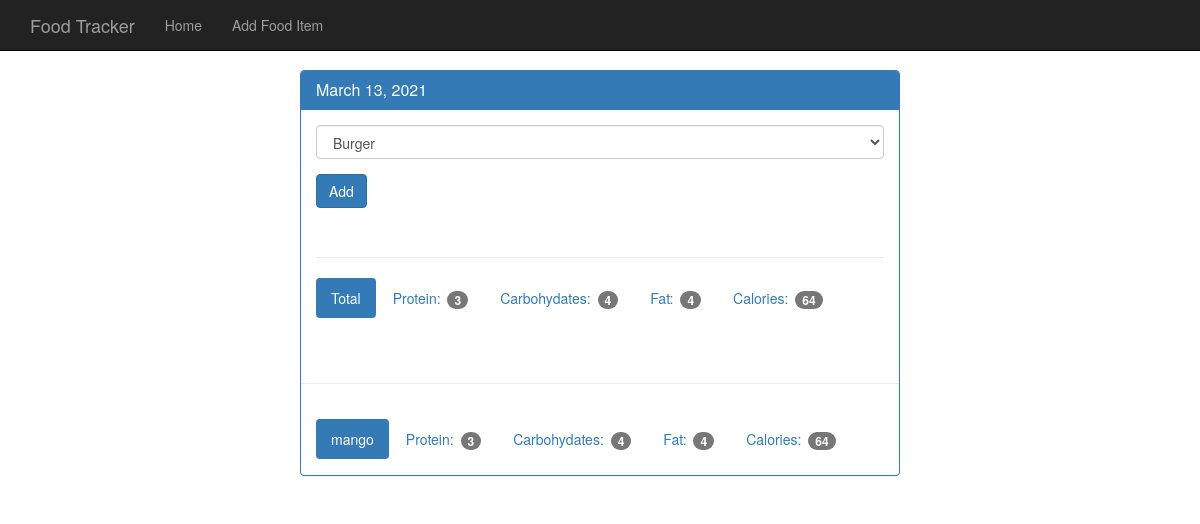
Page /view/20210313 on the committed database.
### tables this page shows
CREATE TABLE food (
  id integer primary key autoincrement,
  name text not null,
  protein integer not null,
  carbohydrate integer not null,
  fat integer not null,
  calories integer not null
);

### app.py (the view)
@app.route('/view/<date>', methods=['GET', 'POST'])
def view(date):
    try:
        db = get_db()
        cur = db.execute('select id, entry_date from log_date where entry_date = ?', [date])
        date_result = cur.fetchone()
        if request.method == 'POST':
            db.execute('insert into food_date (food_id,log_date_id) values (?,?)',[request.form['food-select'],date_result['id']])
            db.commit()
        d = datetime.strptime(str(date_result['entry_date']), '%Y%m%d')
        pretty_date = datetime.strftime(d, '%B %d, %Y')
        food_cur = db.execute('select id, name from food')
        food_results = food_cur.fetchall()
        log_cur = db.execute('select food.name, food.protein, food.carbohydrate, food.fat, food.calories from log_date join food_date on food_date.log_date_id = log_date.id join food on food.id = food_date.food_id where log_date.entry_date = ?', [date])
        log_results = log_cur.fetchall()
        totals = {}
        totals['protein'] = 0
        totals['carbohydrate'] = 0
        totals['fat'] = 0
        totals['calories'] = 0
        for food in log_results:
            totals['protein'] += food['protein']
            totals['carbohydrate'] += food['carbohydrate']
            totals['fat'] += food['fat']
            totals['calories'] += food['calories']
        return render_template('day.html', entry_date= date_result['entry_date'] ,pretty_date=pretty_date,\
         food_results=food_results,log_results=log_results,totals=totals)
    except Exception as e:
        return "<h1>Error Ocuured : {} </h1>".format(e)

### database.py (called while the page is built)
def connect_db():
    sql = sqlite3.connect('food_log2.db')
    sql.row_factory = sqlite3.Row
    return sql

def get_db():
    if not hasattr(g,'sqlite_db'):
        g.sqlite_db = connect_db()
    return g.sqlite_db

### templates/day.html
{% extends "base.html" %}
{% block body %}
  <body>
    <nav class="navbar navbar-inverse navbar-fixed-top">
      <div class="container">
        <div class="navbar-header">
          <a class="navbar-brand" href="{{ url_for('index') }}">Food Tracker</a>
        </div>
        <div id="navbar" class="navbar-collapse collapse">
          <ul class="nav navbar-nav">
            <li><a href="{{url_for('index')}}">Home</a></li>
            <li><a href="{{url_for('food')}}">Add Food Item</a></li>
          </ul>
        </div>
      </div>
    </nav>
    <div class="container theme-showcase col-sm-6 col-sm-offset-3" role="main">
      <div class="row">
        <div>
          <div class="panel panel-primary">
            <div class="panel-heading">
              <h3 class="panel-title">{{ pretty_date }}</h3>
            </div>
            <div class="panel-body">
              <form method="POST" action="{{ url_for('view',date=entry_date) }}">
                <div class="form-group">
                  <select class="form-control" name="food-select">
                    {% for food in food_results %}
                    <option value={{food.id}}>{{ food.name }}</option>
                    {% endfor %}
                  </select>
                </div>
                <button type="submit" class="btn btn-primary">Add</button>
              </form>
              <div class="page-header"></div>
              <ul class="nav nav-pills" role="tablist">
                <li class="active"><a>Total</a></li>
                <li><a>Protein: <span class="badge">{{totals.protein}}</span></a></li>
                <li><a>Carbohydates: <span class="badge">{{totals.carbohydrate}}</span></a></li>
                <li><a>Fat: <span class="badge">{{totals.fat}}</span></a></li>
                <li><a>Calories: <span class="badge">{{totals.calories}}</span></a></li>
              </ul>
            </div>
            <div class="page-header"></div>
            {% for food in log_results %}
            <div class="panel-body">
                <ul class="nav nav-pills" role="tablist">
                <li class="active"><a>{{food.name}}</a></li>
                <li><a>Protein: <span class="badge">{{food.protein}}</span></a></li>
                <li><a>Carbohydates: <span class="badge">{{food.carbohydrate}}</span></a></li>
                <li><a>Fat: <span class="badge">{{food.fat}}</span></a></li>
                <li><a>Calories: <span class="badge">{{food.calories}}</span></a></li>
              </ul>
            </div>
            {% endfor %}
          </div>
        </div>
      </div>
    </div>
{% endblock %}

### static/theme.css (style rules this page uses)
body { padding-top: 70px; padding-bottom: 30px; }

### rows in the picture
food: name "mango", protein "3", carbohydrate "4", fat "4", calories "64"

### other values in the picture
{{ pretty_date }} "March 13, 2021"
{{ totals.protein }} "3"
{{ totals.carbohydrate }} "4"
{{ totals.fat }} "4"
{{ totals.calories }} "64"
form field food-select "Burger"
